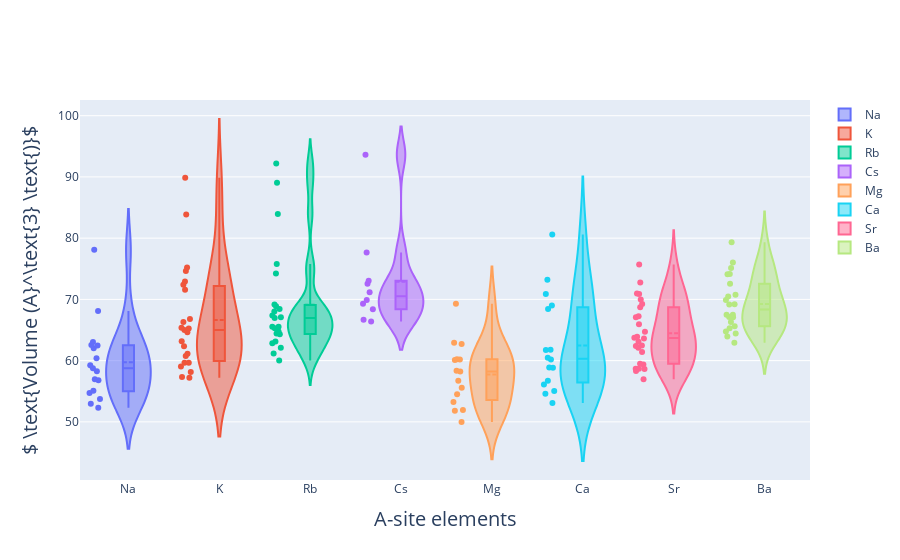

Notebook cell for this chart:
### Markdown cell above
## 4. A-site elements (Volume)

### Code cell
fig = go.Figure()
for idx in range(len(Asite_elements)):
    fig.add_trace(go.Violin(y = Volume_list[idx], name = Asite_elements[idx],
                           box_visible = True, meanline_visible = True, points = 'all'))

fig.update_xaxes(title_text = 'A-site elements', titlefont = dict(size = 20))
fig.update_yaxes(title_text = r'$ \text{Volume (A}^\text{3} \text{)}$', titlefont = dict(size = 20))
fig.show()

### Figure 1 — Plotly figure (JSON) as saved in the notebook; plotly's stock layout.template omitted (floating-point values rounded to 4 significant figures; data arrays with more than 128 entries replaced by an {"elided": "..."} marker saying what was removed)
{"data": [{"box": {"visible": true}, "meanline": {"visible": true}, "name": "Na", "points": "all", "type": "violin", "y": {"elided": "243 float values"}}, {"box": {"visible": true}, "meanline": {"visible": true}, "name": "K", "points": "all", "type": "violin", "y": {"elided": "243 float values"}}, {"box": {"visible": true}, "meanline": {"visible": true}, "name": "Rb", "points": "all", "type": "violin", "y": {"elided": "243 float values"}}, {"box": {"visible": true}, "meanline": {"visible": true}, "name": "Cs", "points": "all", "type": "violin", "y": {"elided": "243 float values"}}, {"box": {"visible": true}, "meanline": {"visible": true}, "name": "Mg", "points": "all", "type": "violin", "y": {"elided": "243 float values"}}, {"box": {"visible": true}, "meanline": {"visible": true}, "name": "Ca", "points": "all", "type": "violin", "y": {"elided": "243 float values"}}, {"box": {"visible": true}, "meanline": {"visible": true}, "name": "Sr", "points": "all", "type": "violin", "y": {"elided": "243 float values"}}, {"box": {"visible": true}, "meanline": {"visible": true}, "name": "Ba", "points": "all", "type": "violin", "y": {"elided": "243 float values"}}], "layout": {"xaxis": {"title": {"font": {"size": 20}, "text": "A-site elements"}}, "yaxis": {"title": {"font": {"size": 20}, "text": "$ \\text{Volume (A}^\\text{3} \\text{)}$"}}}}
